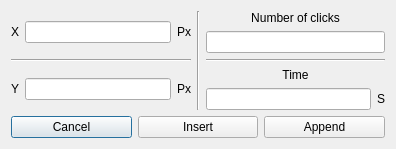
<?xml version="1.0" encoding="UTF-8"?>
<ui version="4.0">
 <class>clickBox</class>
 <widget class="QDialog" name="clickBox">
  <property name="geometry">
   <rect>
    <x>0</x>
    <y>0</y>
    <width>396</width>
    <height>130</height>
   </rect>
  </property>
  <property name="windowTitle">
   <string>Click Settings</string>
  </property>
  <layout class="QGridLayout" name="gridLayout">
   <item row="0" column="0">
    <layout class="QHBoxLayout" name="horizontalLayout_2">
     <item>
      <widget class="QLabel" name="label">
       <property name="text">
        <string>X</string>
       </property>
      </widget>
     </item>
     <item>
      <widget class="QLineEdit" name="xClick"/>
     </item>
     <item>
      <widget class="QLabel" name="label_6">
       <property name="text">
        <string>Px</string>
       </property>
      </widget>
     </item>
    </layout>
   </item>
   <item row="0" column="1" rowspan="3">
    <layout class="QHBoxLayout" name="horizontalLayout_5">
     <item>
      <widget class="Line" name="line">
       <property name="orientation">
        <enum>Qt::Vertical</enum>
       </property>
      </widget>
     </item>
    </layout>
   </item>
   <item row="0" column="2">
    <layout class="QVBoxLayout" name="verticalLayout">
     <item>
      <widget class="QLabel" name="label_3">
       <property name="text">
        <string>Number of clicks</string>
       </property>
       <property name="textFormat">
        <enum>Qt::PlainText</enum>
       </property>
       <property name="alignment">
        <set>Qt::AlignCenter</set>
       </property>
      </widget>
     </item>
     <item>
      <widget class="QLineEdit" name="numClicks"/>
     </item>
    </layout>
   </item>
   <item row="1" column="0">
    <layout class="QVBoxLayout" name="verticalLayout_3">
     <item>
      <widget class="Line" name="line_2">
       <property name="orientation">
        <enum>Qt::Horizontal</enum>
       </property>
      </widget>
     </item>
    </layout>
   </item>
   <item row="1" column="2">
    <layout class="QVBoxLayout" name="verticalLayout_4">
     <item>
      <widget class="Line" name="line_3">
       <property name="orientation">
        <enum>Qt::Horizontal</enum>
       </property>
      </widget>
     </item>
    </layout>
   </item>
   <item row="2" column="0">
    <layout class="QHBoxLayout" name="horizontalLayout_3">
     <item>
      <widget class="QLabel" name="label_2">
       <property name="text">
        <string>Y</string>
       </property>
      </widget>
     </item>
     <item>
      <widget class="QLineEdit" name="yClick"/>
     </item>
     <item>
      <widget class="QLabel" name="label_5">
       <property name="text">
        <string>Px</string>
       </property>
      </widget>
     </item>
    </layout>
   </item>
   <item row="2" column="2">
    <layout class="QVBoxLayout" name="verticalLayout_2">
     <item>
      <widget class="QLabel" name="label_4">
       <property name="text">
        <string>Time</string>
       </property>
       <property name="alignment">
        <set>Qt::AlignCenter</set>
       </property>
      </widget>
     </item>
     <item>
      <layout class="QHBoxLayout" name="horizontalLayout_4">
       <item>
        <widget class="QLineEdit" name="timeClicks">
         <property name="toolTip">
          <string extracomment="Time to move mouse cursor"/>
         </property>
        </widget>
       </item>
       <item>
        <widget class="QLabel" name="label_7">
         <property name="text">
          <string>S</string>
         </property>
         <property name="alignment">
          <set>Qt::AlignCenter</set>
         </property>
        </widget>
       </item>
      </layout>
     </item>
    </layout>
   </item>
   <item row="3" column="0" colspan="3">
    <layout class="QHBoxLayout" name="horizontalLayout">
     <item>
      <widget class="QPushButton" name="cancelClick">
       <property name="text">
        <string>Cancel</string>
       </property>
      </widget>
     </item>
     <item>
      <widget class="QPushButton" name="insertClick">
       <property name="text">
        <string>Insert</string>
       </property>
      </widget>
     </item>
     <item>
      <widget class="QPushButton" name="appendClick">
       <property name="text">
        <string>Append</string>
       </property>
      </widget>
     </item>
    </layout>
   </item>
  </layout>
 </widget>
 <resources/>
 <connections/>
</ui>
